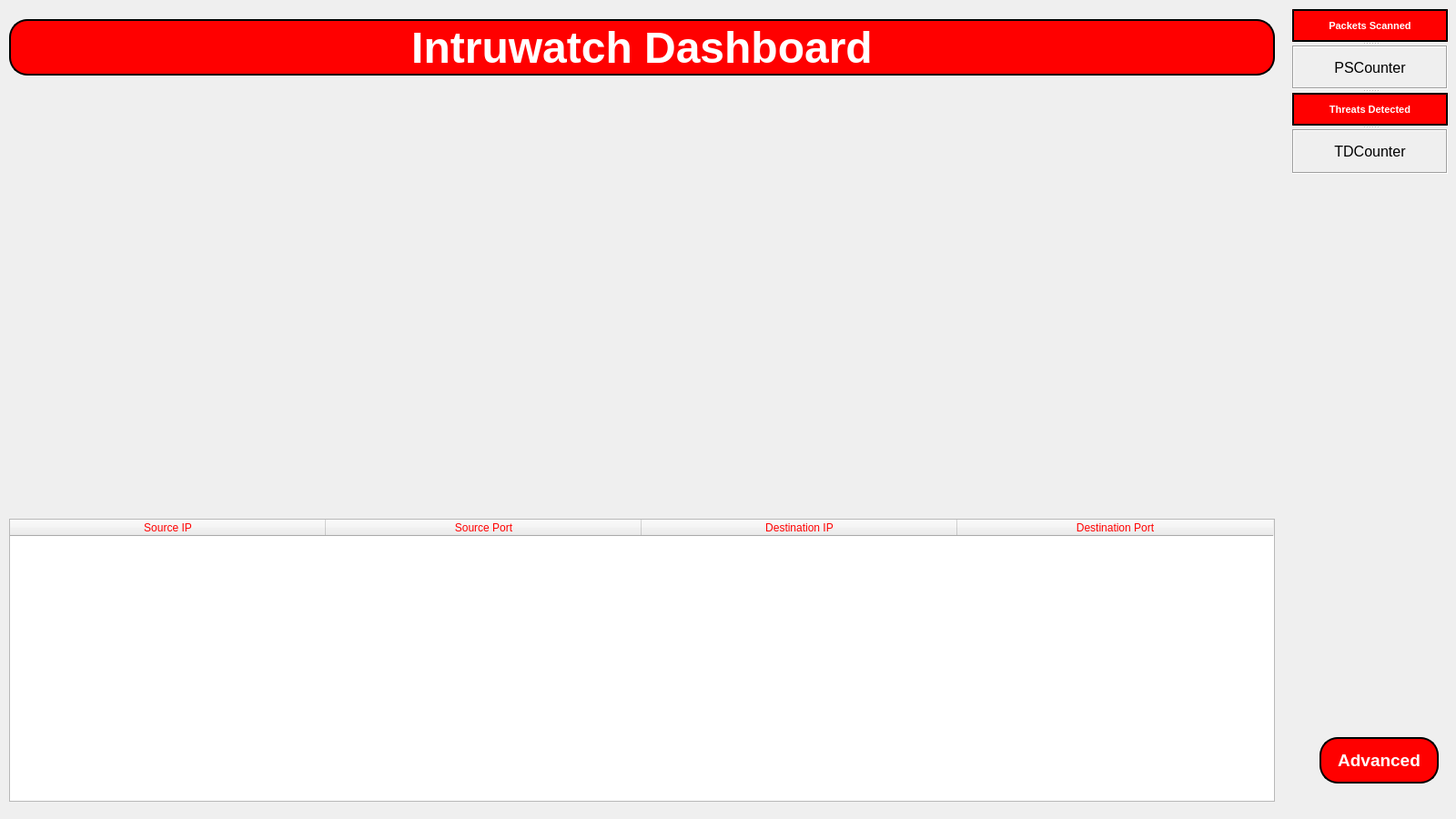
<?xml version="1.0" encoding="UTF-8"?>
<ui version="4.0">
 <class>Dashboard</class>
 <widget class="QMainWindow" name="Dashboard">
  <property name="geometry">
   <rect>
    <x>0</x>
    <y>0</y>
    <width>1600</width>
    <height>900</height>
   </rect>
  </property>
  <property name="windowTitle">
   <string>Intruwatch Dash</string>
  </property>
  <property name="autoFillBackground">
   <bool>false</bool>
  </property>
  <property name="styleSheet">
   <string notr="true">color:rgb(255,0,0);</string>
  </property>
  <property name="animated">
   <bool>true</bool>
  </property>
  <widget class="QWidget" name="centralwidget">
   <widget class="QPushButton" name="pushButton">
    <property name="geometry">
     <rect>
      <x>1450</x>
      <y>810</y>
      <width>131</width>
      <height>51</height>
     </rect>
    </property>
    <property name="font">
     <font>
      <pointsize>14</pointsize>
      <weight>75</weight>
      <italic>false</italic>
      <bold>true</bold>
     </font>
    </property>
    <property name="styleSheet">
     <string notr="true">QPushButton{
border: 2px outset black;
background:red;
color: white;
font: bold 14pt;
border-radius: 20px;
}

QPushButton:pressed{
border: 2px outset black;
background:white;
color: black;
font: bold 14pt;
}</string>
    </property>
    <property name="text">
     <string>Advanced</string>
    </property>
   </widget>
   <widget class="QSplitter" name="splitter">
    <property name="geometry">
     <rect>
      <x>1420</x>
      <y>10</y>
      <width>171</width>
      <height>181</height>
     </rect>
    </property>
    <property name="orientation">
     <enum>Qt::Vertical</enum>
    </property>
    <widget class="QLabel" name="label_2">
     <property name="font">
      <font>
       <pointsize>8</pointsize>
       <weight>75</weight>
       <italic>false</italic>
       <bold>true</bold>
      </font>
     </property>
     <property name="styleSheet">
      <string notr="true">QLabel{
border: 2px outset black;
background:red;
color: white;
font: bold 8pt;
border-radius: 20px;
}
</string>
     </property>
     <property name="frameShape">
      <enum>QFrame::NoFrame</enum>
     </property>
     <property name="text">
      <string>Packets Scanned</string>
     </property>
     <property name="textFormat">
      <enum>Qt::PlainText</enum>
     </property>
     <property name="alignment">
      <set>Qt::AlignCenter</set>
     </property>
    </widget>
    <widget class="QLabel" name="label_4">
     <property name="enabled">
      <bool>true</bool>
     </property>
     <property name="font">
      <font>
       <pointsize>12</pointsize>
      </font>
     </property>
     <property name="autoFillBackground">
      <bool>false</bool>
     </property>
     <property name="styleSheet">
      <string notr="true">color:rgb(0, 0, 0);</string>
     </property>
     <property name="frameShape">
      <enum>QFrame::Box</enum>
     </property>
     <property name="frameShadow">
      <enum>QFrame::Sunken</enum>
     </property>
     <property name="text">
      <string>PSCounter</string>
     </property>
     <property name="alignment">
      <set>Qt::AlignCenter</set>
     </property>
    </widget>
    <widget class="QLabel" name="label_3">
     <property name="font">
      <font>
       <pointsize>8</pointsize>
       <weight>75</weight>
       <italic>false</italic>
       <bold>true</bold>
      </font>
     </property>
     <property name="styleSheet">
      <string notr="true">QLabel{
border: 2px outset black;
background:red;
color: white;
font: bold 8pt;
border-radius: 20px;
}
</string>
     </property>
     <property name="frameShape">
      <enum>QFrame::NoFrame</enum>
     </property>
     <property name="text">
      <string>Threats Detected</string>
     </property>
     <property name="textFormat">
      <enum>Qt::PlainText</enum>
     </property>
     <property name="alignment">
      <set>Qt::AlignCenter</set>
     </property>
    </widget>
    <widget class="QLabel" name="label_5">
     <property name="enabled">
      <bool>true</bool>
     </property>
     <property name="font">
      <font>
       <pointsize>12</pointsize>
      </font>
     </property>
     <property name="autoFillBackground">
      <bool>false</bool>
     </property>
     <property name="styleSheet">
      <string notr="true">color:rgb(0, 0, 0);</string>
     </property>
     <property name="frameShape">
      <enum>QFrame::Box</enum>
     </property>
     <property name="frameShadow">
      <enum>QFrame::Sunken</enum>
     </property>
     <property name="text">
      <string>TDCounter</string>
     </property>
     <property name="alignment">
      <set>Qt::AlignCenter</set>
     </property>
    </widget>
   </widget>
   <widget class="QTableWidget" name="tableWidget">
    <property name="geometry">
     <rect>
      <x>10</x>
      <y>570</y>
      <width>1391</width>
      <height>311</height>
     </rect>
    </property>
    <property name="styleSheet">
     <string notr="true">font: 75 8pt &quot;MS Shell Dlg 2&quot;;
font: rgb(0, 0, 0)</string>
    </property>
    <attribute name="horizontalHeaderDefaultSectionSize">
     <number>347</number>
    </attribute>
    <column>
     <property name="text">
      <string>Source IP</string>
     </property>
    </column>
    <column>
     <property name="text">
      <string>Source Port</string>
     </property>
    </column>
    <column>
     <property name="text">
      <string>Destination IP</string>
     </property>
    </column>
    <column>
     <property name="text">
      <string>Destination Port</string>
     </property>
    </column>
   </widget>
   <widget class="QLabel" name="label">
    <property name="enabled">
     <bool>true</bool>
    </property>
    <property name="geometry">
     <rect>
      <x>10</x>
      <y>21</y>
      <width>1391</width>
      <height>62</height>
     </rect>
    </property>
    <property name="font">
     <font>
      <pointsize>36</pointsize>
      <weight>75</weight>
      <italic>false</italic>
      <bold>true</bold>
     </font>
    </property>
    <property name="autoFillBackground">
     <bool>false</bool>
    </property>
    <property name="styleSheet">
     <string notr="true">QLabel{
border: 2px outset black;
background:red;
color: white;
font: bold 36pt;
border-radius: 20px;
}
</string>
    </property>
    <property name="frameShape">
     <enum>QFrame::NoFrame</enum>
    </property>
    <property name="frameShadow">
     <enum>QFrame::Plain</enum>
    </property>
    <property name="text">
     <string>Intruwatch Dashboard</string>
    </property>
    <property name="alignment">
     <set>Qt::AlignCenter</set>
    </property>
   </widget>
  </widget>
 </widget>
 <resources/>
 <connections/>
</ui>
